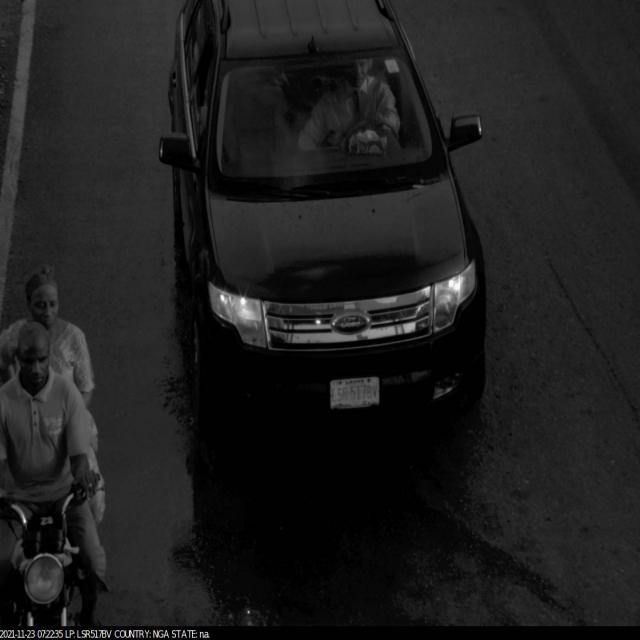
#> input picture data/eval/images/seatbelt/1625227980313_jpg.rf.7bf788eaffb20efaead2f8b665038d3d.jpg, 640 x 640 px
$ python -i prepare_seatbelt_and_windshield_dataset.py   (imports and definitions only)
#> lines starting #> are read from the running program, lines starting #| are printed output that depends on the picture
#> further down, picture is the input picture: shape (640, 640, 3); mean B, G, R 30.2, 30.2, 30.2
"""
Prepare windshield + seatbelt data from:
  seat_belt and mobile — aiactive
  https://universe.roboflow.com/aiactive20092009-gmail-com/seat_belt-and-mobile

This dataset has THREE classes: mobile, seatbelt, windshield.

This script serves TWO purposes in the pipeline, which is why it's worth
running alongside prepare_seatbelt_dataset.py:

  PURPOSE 1 — Seatbelt classifier crops (merges with seatbelt_raw output):
    windshield + seatbelt boxes in the SAME image mean you get matched
    "here is the windshield ROI, and inside it there IS a seatbelt visible"
    pairs. Seatbelt crops go to data/annotations/seatbelt/seatbelt/.
    Windshield regions that contain NO seatbelt box become no_seatbelt crops
    (these are true negatives, not synthesised — much higher quality than
    the random-region negatives from prepare_seatbelt_dataset.py).

  PURPOSE 2 — Windshield detector fine-tune data:
    Windshield boxes are re-formatted as YOLO annotations and written to
    data/splits/windshield_finetune/{train,valid,test}/
    to be merged into the primary YOLOv11 fine-tune split for the
    `windshield` class (class id 4 in traffic.yaml).

  mobile boxes are discarded entirely.

Usage:
    python scripts/prepare_seatbelt_and_windshield_dataset.py --api-key YOUR_KEY

Run AFTER prepare_seatbelt_dataset.py — this script APPENDS to the
seatbelt annotation dirs rather than wiping them.
"""

from __future__ import annotations

import argparse
import shutil
import sys
from pathlib import Path

import cv2
import numpy as np

# ---------------------------------------------------------------------------
# Dataset identity
# ---------------------------------------------------------------------------
WORKSPACE   = "aiactive20092009-gmail-com"
PROJECT     = "seat_belt-and-mobile"
VERSION     = 1
RF_FORMAT   = "yolov11"

# Source class names as they appear in the downloaded data.yaml.
# Adjust if Roboflow exports them differently (check printed id_to_name).
SEATBELT_NAMES   = {"seatbelt", "seat_belt", "Seatbelt", "seat belt"}
WINDSHIELD_NAMES = {"windshield", "Windshield", "wind_shield"}
DISCARD_NAMES    = {"mobile", "Mobile", "phone"}

MIN_CROP_PX = 32

ROOT                = Path(__file__).resolve().parents[1]
DOWNLOAD_DIR        = ROOT / "data" / "raw" / "seatbelt_mobile_raw"
SEATBELT_ANNOT_DIR  = ROOT / "data" / "annotations" / "seatbelt"
WINDSHIELD_YOLO_DIR = ROOT / "data" / "splits" / "windshield_finetune"
IMAGE_EXTS          = {".jpg", ".jpeg", ".png", ".bmp", ".webp"}

# Class id for windshield in traffic.yaml (must match configs/traffic.yaml)
WINDSHIELD_CLASS_ID = 4


# ---------------------------------------------------------------------------
# Helpers
# ---------------------------------------------------------------------------

# [8 lines left out: function parse_data_yaml, not called in this run]


def apply_clahe(bgr: np.ndarray) -> np.ndarray:
    lab = cv2.cvtColor(bgr, cv2.COLOR_BGR2LAB)
#> lab: shape (640, 640, 3); mean of channels 0, 1, 2 30.4, 128, 128
    l, a, b = cv2.split(lab)
    clahe = cv2.createCLAHE(clipLimit=2.0, tileGridSize=(8, 8))
    merged = cv2.merge((clahe.apply(l), a, b))
#> merged: shape (640, 640, 3); mean of channels 0, 1, 2 52.8, 128, 128
    return cv2.cvtColor(merged, cv2.COLOR_LAB2BGR)
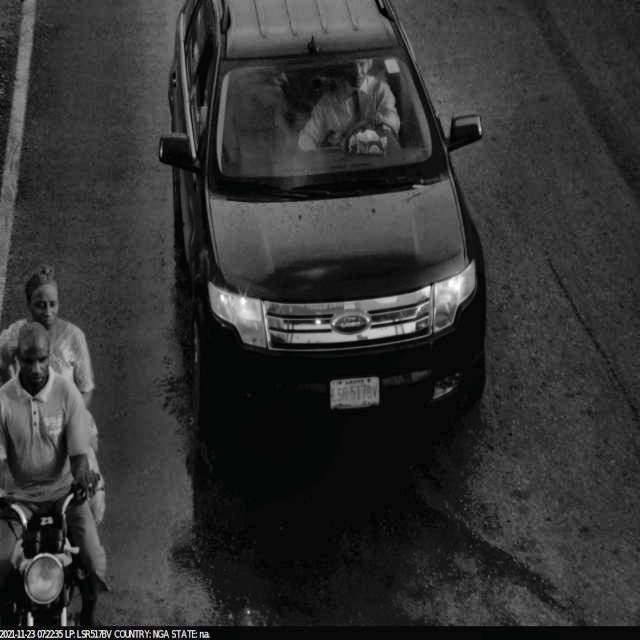
#> returned value: shape (640, 640, 3); mean B, G, R 50.4, 50.5, 50.4


# [189 lines left out: functions yolo_to_pixel, iou, iter_split, process_image, main, not called in this run]


# [2 lines not run here, left out]

>>> import cv2
>>> picture = cv2.imread('../../data/eval/images/seatbelt/1625227980313_jpg.rf.7bf788eaffb20efaead2f8b665038d3d.jpg')
>>> result = apply_clahe(picture)

$ run again, on data/eval/images/seatbelt/809_png.rf.a3d967c2cf9309abd63c3eae156c891b.jpg
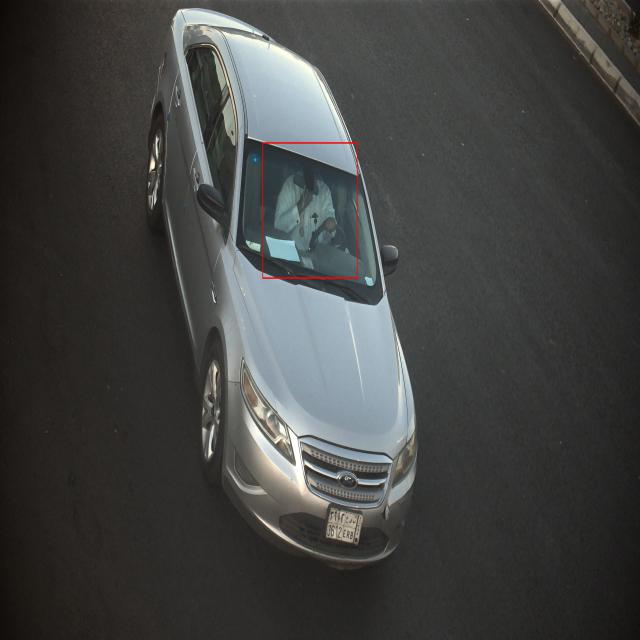
#> input picture data/eval/images/seatbelt/809_png.rf.a3d967c2cf9309abd63c3eae156c891b.jpg, 640 x 640 px
#> picture is the input picture: shape (640, 640, 3); mean B, G, R 66.2, 67.5, 66.4
#> lab: shape (640, 640, 3); mean of channels 0, 1, 2 70.6, 127.4, 128.7
#> in apply_clahe, `l, a, b = cv2.split(lab)`:
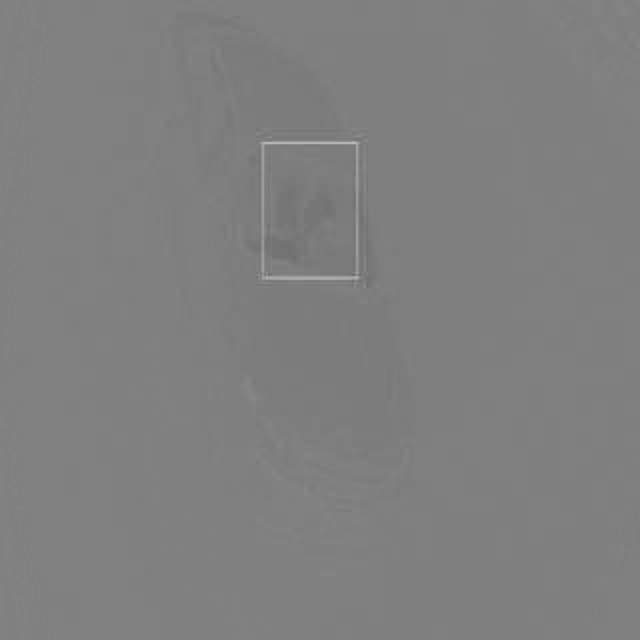
#> a: shape (640, 640); min 106, max 187, mean 127.4
#> merged: shape (640, 640, 3); mean of channels 0, 1, 2 81.2, 127.4, 128.7
#> in apply_clahe, `return cv2.cvtColor(merged, cv2.COLOR_LAB2BGR)`:
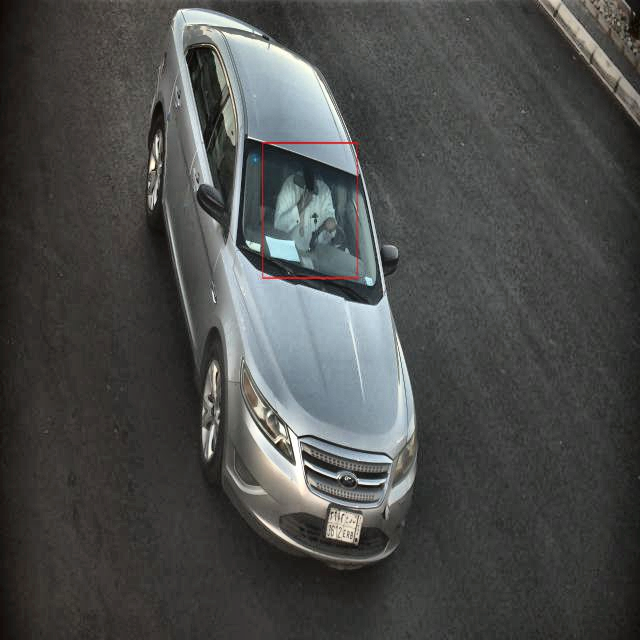
#> returned value: shape (640, 640, 3); mean B, G, R 75.7, 77, 75.7

$ run again, on data/eval/images/seatbelt/891_png.rf.f0166a94e9d518540aa5001a5161adf4.jpg
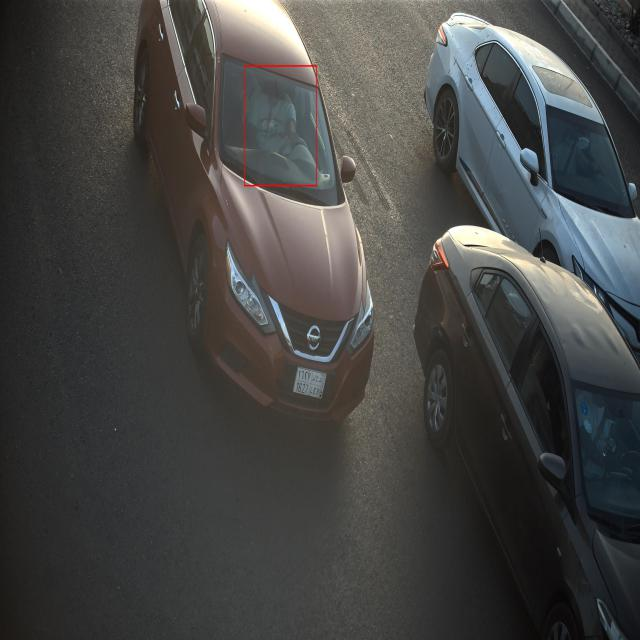
#> input picture data/eval/images/seatbelt/891_png.rf.f0166a94e9d518540aa5001a5161adf4.jpg, 640 x 640 px
#> picture is the input picture: shape (640, 640, 3); mean B, G, R 68.8, 70.3, 70.1
#> lab: shape (640, 640, 3); mean of channels 0, 1, 2 74.3, 127.7, 128.9
#> in apply_clahe, `l, a, b = cv2.split(lab)`:
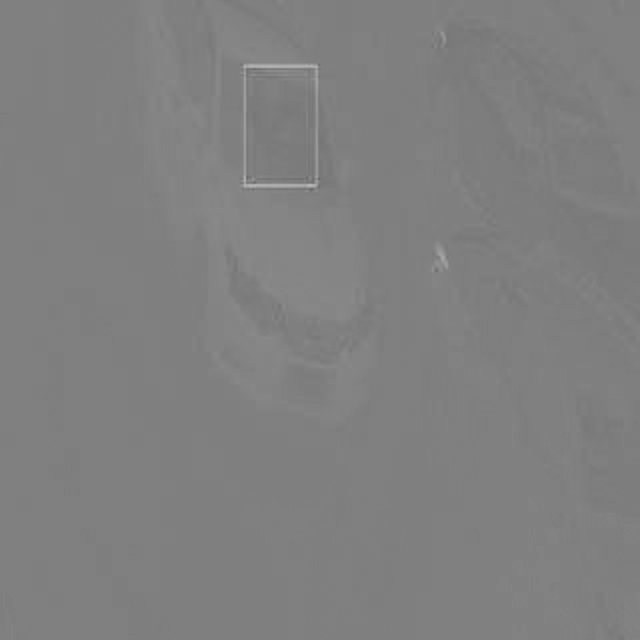
#> a: shape (640, 640); min 105, max 186, mean 127.7
#> merged: shape (640, 640, 3); mean of channels 0, 1, 2 87.7, 127.7, 128.9
#> in apply_clahe, `return cv2.cvtColor(merged, cv2.COLOR_LAB2BGR)`:
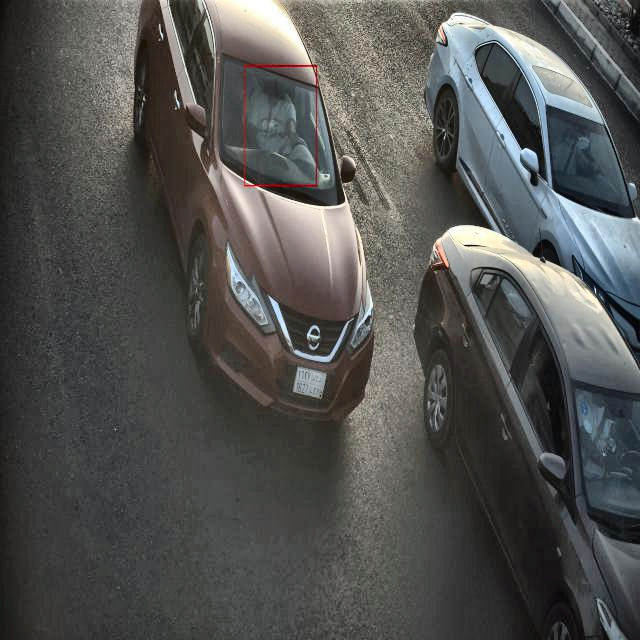
#> returned value: shape (640, 640, 3); mean B, G, R 81.2, 82.8, 82.5
